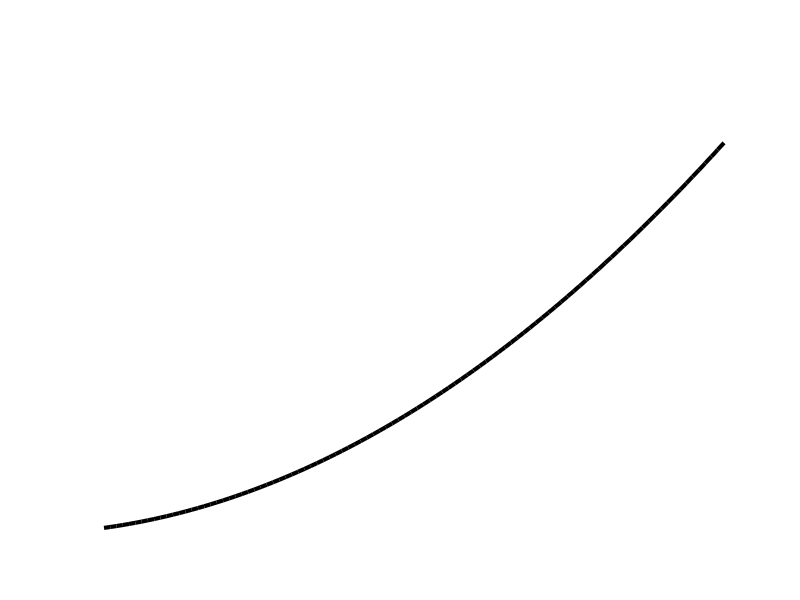
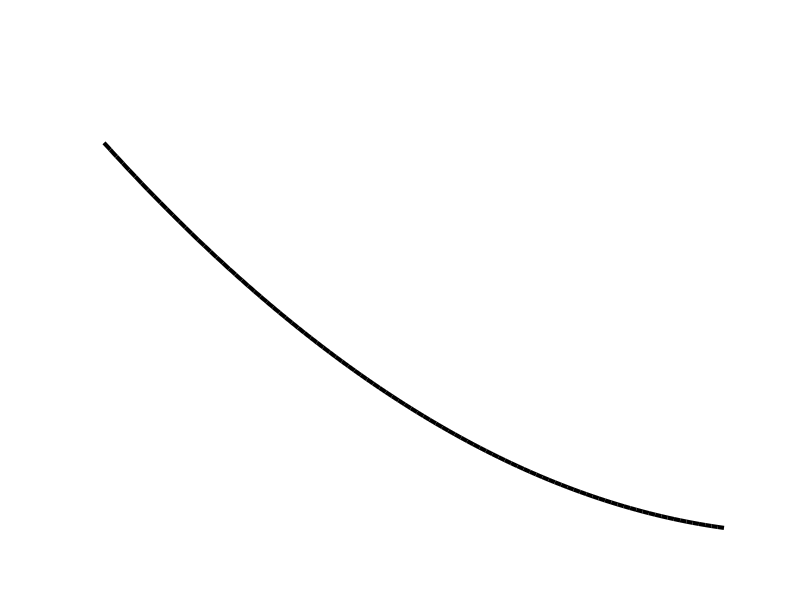
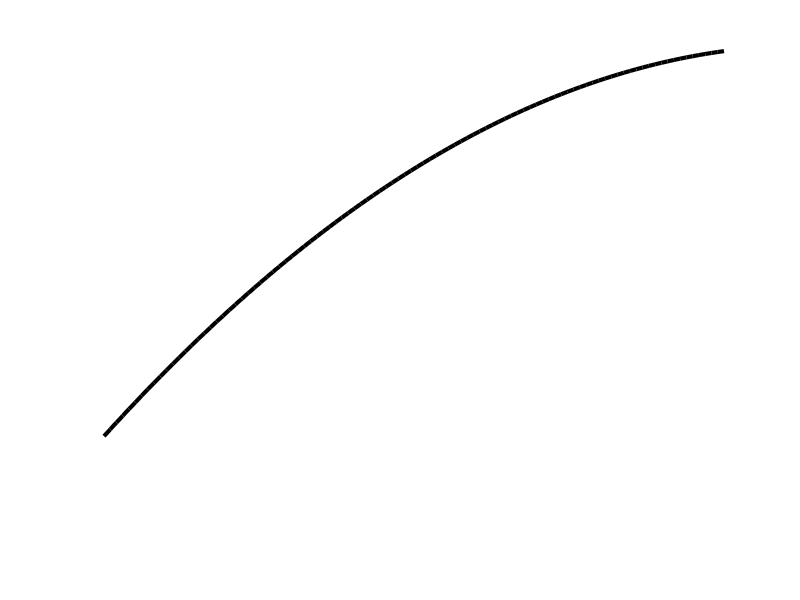

The MATLAB script that drew these images, in order:
close all;
% Graphs of different derivative conditions

% derivative positive, gradually increasing
x = linspace(0.5, 4);
y = x.^2;
grid on;
plot(x, y, 'k', 'linewidth', 3);
axis off
print -depsc DerivCondition1.eps

% derivative negative, gradually increasing
x = linspace(-4, -0.5);
y = x.^2;
grid on;
plot(x, y, 'k', 'linewidth', 3);
axis off
print -depsc DerivCondition2.eps

% derivative positive, gradually decreasing
x = linspace(-4, -0.5);
y = -x.^2;
grid on;
plot(x, y, 'k', 'linewidth', 3);
axis off
print -depsc DerivCondition3.eps
